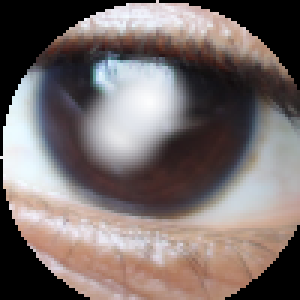
#> input picture phase 2 Types/Deep Learning/preprocessed_images_40/mild/mild_104.png, 100 x 100 px (shown 3 times larger); its folder holds only this picture in this run
$ jupyter execute --allow-errors model.ipynb   (older library calls are emulated)
#> lines starting #> are read from the running program, lines starting #| are printed output that depends on the picture
[cell 1]
import cv2
import os
from os import listdir
from os.path import isfile, join
import numpy as np
import imutils
import cv2
import numpy as np
from matplotlib import pyplot as plt
from skimage.feature import  greycomatrix, greycoprops
import re
from tabulate import tabulate

[cell 2]
from sklearn import preprocessing
import pandas as pd
from sklearn.model_selection import KFold
from sklearn.model_selection import cross_val_score
from sklearn.ensemble import RandomForestClassifier
from sklearn.metrics import confusion_matrix
from sklearn.model_selection import train_test_split
from sklearn.metrics import accuracy_score
from sklearn.ensemble import AdaBoostClassifier
from xgboost import XGBClassifier
from sklearn import svm
from sklearn.metrics import classification_report, confusion_matrix
from skimage.feature import greycomatrix, greycoprops
from skimage.measure import shannon_entropy
import time
import threading
rf_class = RandomForestClassifier(n_estimators=100)
abc = AdaBoostClassifier(n_estimators=100,learning_rate=1)
#> (the rest of this cell did not finish here and is left out)

[cell 3]
class model:
    def __init__(self,dataset,**kwargs):
        size = None
        if len(kwargs.items())!=0:
           size = kwargs['size']
        self.dataset = dataset
        self.SIFT, self.GLCM, self.SIFT_AND_GLCM,self.labels = self.generateFeatureDataset(self.dataset,size)

    def generateFeatureDataset(self,dataset,size):
#> call 3 of generateFeatureDataset, with dataset = '../Deep learning/preprocessed_images_40', size = 128
#> in generateFeatureDataset (call 3), `image = cv2.imread(file,0)`:
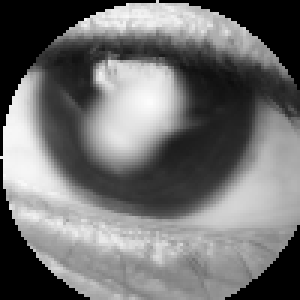
#> image: shape (100, 100) (shown 3 times larger); min 0, max 252, mean 112.2
#> in generateFeatureDataset (call 3), `image = cv2.resize(image, (size, size), interpolation = cv2.INTER_AREA)`:
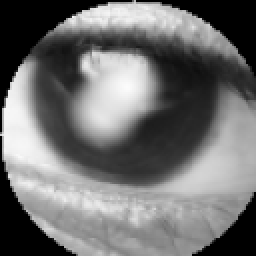
#> image: shape (128, 128) (shown 2 times larger); min 0, max 252, mean 112.1
        t =time.time()
        subdirs = [x[0] for x in os.walk(dataset)]
        file_names=[]
        for sub_dir in subdirs[1:4]:
            mypath = sub_dir
            sub_folder_file_names = [mypath+"/"+f for f in listdir(mypath) if isfile(join(mypath, f))]
            file_names += sub_folder_file_names
        min_dim = []
        images_sift = []
        glcm=[]
        labels = []
        size = size
        sift = cv2.xfeatures2d.SIFT_create()
        for i, file in enumerate(file_names):
            image = cv2.imread(file,0)
            if size is not None:
                image = cv2.resize(image, (size, size), interpolation = cv2.INTER_AREA)
            glcm.append(self.glcm2D(image))
            descriptors = self.sift2D(image,sift)
            images_sift.append(descriptors)
            min_dim.append(len(descriptors))
            if re.split(r'[`[\]\'\\/]', file_names[i])[-2]=='mild':
                labels.append(0)
            elif re.split(r'[`[\]\'\\/]', file_names[i])[-2] == 'normal':
                labels.append(1)
            else :
                labels.append(2)

        images_sift_final = [features[:min(min_dim)] for features in images_sift]
        images_sift_final =np.array(images_sift_final)
        glcm=np.array(glcm)
        images_sift_glcm=np.concatenate((images_sift_final,glcm),axis=1)
        print(time.time()-t)
        return images_sift_final,glcm,images_sift_glcm,labels

    def sift2D(self,image,sift):
        keypoints, descriptors = sift.detectAndCompute(image,None)
        descriptors=np.array(descriptors)
        descriptors=descriptors.reshape(-1)
        return descriptors
    def glcm2D(self,image):
        img_arr = np.array(image)
        gCoMat = greycomatrix(img_arr, [1], [0],256,symmetric=True, normed=True) # Co-occurance matrix
        contrast = greycoprops(gCoMat, prop='contrast')[0][0]
#> contrast = 271.6
        dissimilarity = greycoprops(gCoMat, prop='dissimilarity')[0][0]
#> dissimilarity = 6.22
        homogeneity = greycoprops(gCoMat, prop='homogeneity')[0][0]
#> homogeneity = 0.365
        energy = greycoprops(gCoMat, prop='energy')[0][0]
#> energy = 0.155
        correlation = greycoprops(gCoMat, prop='correlation')[0][0]
#> correlation = 0.978
        entropy = shannon_entropy(img_arr)
#> entropy = 7.11
#> in sift2D, `keypoints, descriptors = sift.detectAndCompute(image,None)`: keypoints = 50 keypoints; strongest (x, y, size): (59, 46, 22.5), (56, 21, 9.1), (24, 115, 4.1), (4, 50, 2)
#> in sift2D, `descriptors=descriptors.reshape(-1)`: descriptors = 6400 values, max 212 at index 1672, min 0 at index 2, mean 22.54
#> in generateFeatureDataset (call 3), `images_sift_final = [features[:min(min_dim)] for features in images_si..`: images_sift_final = 1 item
#> in generateFeatureDataset (call 3), `glcm=np.array(glcm)`: glcm = [[271.6, 6.22, 0.365, 0.155, 0.978, 7.11]]
        return [contrast,dissimilarity,homogeneity,energy,correlation,entropy]


    def accuracy(self,model_name,X_train, X_test, y_train, y_test):
        model=model_names[model_name]
        model.fit(X_train,y_train)
        yhat = model.predict(X_test)
        acc = accuracy_score(y_test, yhat)
        acc = str(round(acc, 2)*100) + ' %'
        return [model_name,acc]

    def classification_report(self,model_name,X_train, X_test, y_train, y_test):
        model=model_names[model_name]
        model.fit(X_train,y_train)
        yhat = model.predict(X_test)
        print(classification_report(y_test, yhat, target_names=class_names))
        print(confusion_matrix(y_test, yhat))
        acc = accuracy_score(y_test, yhat)
        acc = str(round(acc, 2)*100) + ' %'
        return [model_name,acc]


    def result(self,dataset,metrics,model_used = ["Random Forest","AdaBoostClassifier","XGBClassifier","SVM_linear"]):
        min_max_scaler = preprocessing.StandardScaler()
        x_scaled = min_max_scaler.fit_transform(dataset)
        df=pd.DataFrame(data=x_scaled)
        df['label']=self.labels
        df=df.sample(frac=1)
        X=df.drop(['label'], axis = 1)
        y=df['label']
        X_train, X_test, y_train, y_test = train_test_split(X, y, test_size=0.20)
        model_result = []
        for model in model_used:
            model_result.append(getattr(self, metrics)(model,X_train, X_test, y_train, y_test))
        print(tabulate(model_result, headers=['Model', 'Result'], tablefmt='orgtbl'))


    def run(self,**kwargs):
        metrics ='accuracy'
        dataset_use = ['SIFT','GLCM','SIFT_AND_GLCM']
        if 'metrics' in kwargs.keys():
            metrics = kwargs['metrics']
        if 'dataset_use' in kwargs.keys():
            dataset_use = kwargs['dataset_use']
        for dataset in dataset_use:
            print("\n")
            print('\t----{0}----'.format(dataset))
            print("\n")
            return self.result(getattr(self, dataset),metrics)
            print("---------------------------------------------------------------------------------------")

[cell 4]
print("***************Running 224 preprocessed images******************")

#> (the rest of this cell did not finish here and is left out)

[cell 5]
print("***************Running 224 preprocessed images******************")

#> (the rest of this cell did not finish here and is left out)

[cell 6]
print("***************Running 40 preprocessed images******************")

model_40=model('../Deep learning/preprocessed_images_40',size=128)
#> (the rest of this cell did not finish here and is left out)

[cell 7]
print("***************Running original preprocessed images******************")

#> (the rest of this cell did not finish here and is left out)

$ run again, on phase 2 Types/Deep Learning/preprocessed_images_40/mild/mild_154.png
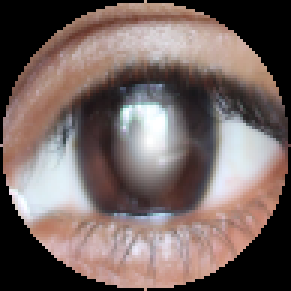
#> input picture phase 2 Types/Deep Learning/preprocessed_images_40/mild/mild_154.png, 97 x 97 px (shown 3 times larger)
#> in generateFeatureDataset (call 3), `image = cv2.imread(file,0)`:
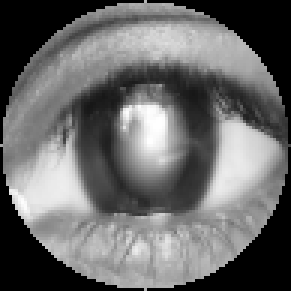
#> image: shape (97, 97) (shown 3 times larger); min 0, max 255, mean 105.5
#> in generateFeatureDataset (call 3), `image = cv2.resize(image, (size, size), interpolation = cv2.INTER_AREA)`:
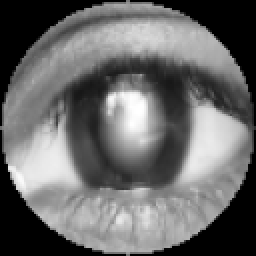
#> image: shape (128, 128) (shown 2 times larger); min 0, max 255, mean 105.4
#> contrast = 254.8
#> dissimilarity = 7.13
#> homogeneity = 0.351
#> energy = 0.205
#> correlation = 0.977
#> entropy = 6.79
#> keypoints = 73 keypoints; strongest (x, y, size): (66, 57, 16.3), (22, 83, 20.3), (12, 89, 9.6), (55, 49, 3.8)
#> in sift2D, `descriptors=descriptors.reshape(-1)`: descriptors = 9344 values, max 196 at index 2568, min 0 at index 2, mean 22.69
#> images_sift_final = 1 item
#> glcm = [[254.8, 7.13, 0.351, 0.205, 0.977, 6.79]]

$ run again, on phase 2 Types/Deep Learning/preprocessed_images_40/mild/mild_165.png
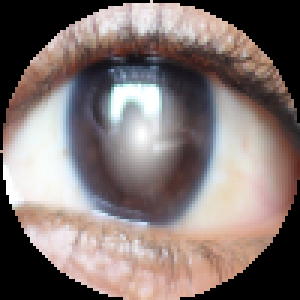
#> input picture phase 2 Types/Deep Learning/preprocessed_images_40/mild/mild_165.png, 100 x 100 px (shown 3 times larger)
#> in generateFeatureDataset (call 3), `image = cv2.imread(file,0)`:
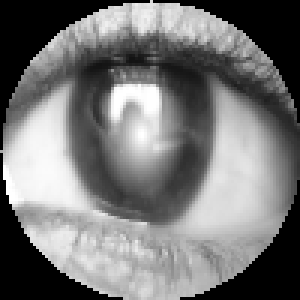
#> image: shape (100, 100) (shown 3 times larger); min 0, max 255, mean 118.7
#> in generateFeatureDataset (call 3), `image = cv2.resize(image, (size, size), interpolation = cv2.INTER_AREA)`:
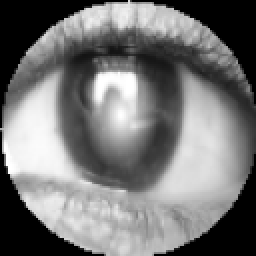
#> image: shape (128, 128) (shown 2 times larger); min 0, max 255, mean 118.7
#> contrast = 308.8
#> dissimilarity = 7.78
#> homogeneity = 0.333
#> energy = 0.19
#> correlation = 0.977
#> entropy = 6.93
#> keypoints = 73 keypoints; strongest (x, y, size): (59, 46, 17.7), (44, 10, 9), (6, 85, 4.2), (4, 81, 1.9)
#> in sift2D, `descriptors=descriptors.reshape(-1)`: descriptors = 9344 values, max 219 at index 7336, min 0 at index 2, mean 23.98
#> images_sift_final = 1 item
#> glcm = [[308.8, 7.78, 0.333, 0.19, 0.977, 6.93]]

$ run again, on phase 2 Types/Deep Learning/preprocessed_images_40/mild/mild_123.png
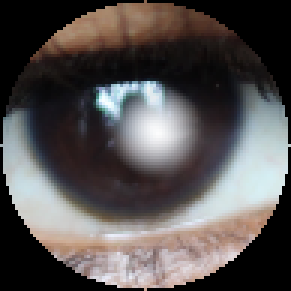
#> input picture phase 2 Types/Deep Learning/preprocessed_images_40/mild/mild_123.png, 97 x 97 px (shown 3 times larger)
#> in generateFeatureDataset (call 3), `image = cv2.imread(file,0)`:
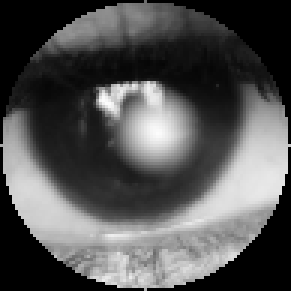
#> image: shape (97, 97) (shown 3 times larger); min 0, max 252, mean 82.8
#> in generateFeatureDataset (call 3), `image = cv2.resize(image, (size, size), interpolation = cv2.INTER_AREA)`:
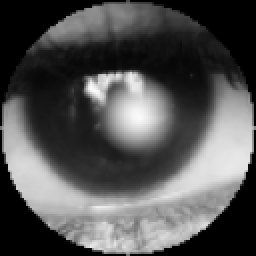
#> image: shape (128, 128) (shown 2 times larger); min 0, max 252, mean 82.7
#> contrast = 242.4
#> dissimilarity = 5.77
#> homogeneity = 0.434
#> energy = 0.206
#> correlation = 0.98
#> entropy = 6.78
#> keypoints = 51 keypoints; strongest (x, y, size): (68, 55, 19.7), (48, 44, 7.7), (21, 93, 17), (66, 40, 6.1)
#> in sift2D, `descriptors=descriptors.reshape(-1)`: descriptors = 6528 values, max 199 at index 5768, min 0 at index 2, mean 22.38
#> images_sift_final = 1 item
#> glcm = [[242.4, 5.77, 0.434, 0.206, 0.98, 6.78]]
